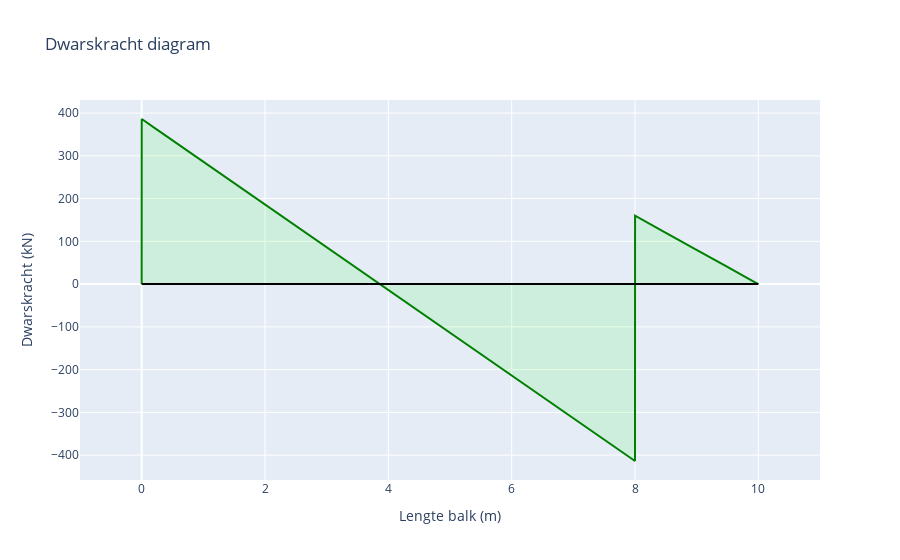

Here is the notebook cell this chart was saved with:
### Code cell
import plotly as py
import plotly.graph_objects as go

layout = go.Layout(
    title="Dwarskracht diagram",
    xaxis=dict(title="Lengte balk (m)", range=[-1, lengteBalk+1]),
    yaxis=dict(title="Dwarskracht (kN)"),
    showlegend=False
)

line = go.Scatter(
    x=X,
    y= sum(shearForce),
    mode='lines',
    name='Dwarskracht (kN)',
    fill = 'tonexty',
    line_color='green',
    fillcolor='rgba(0,255,0,0.1)'
)

axis = go.Scatter(
    x= [0,lengteBalk],
    y= [0,0],
    mode='lines',
    line_color='black'
)

fig= go.Figure(data=[line, axis], layout=layout)
fig.show()

### Figure 1 — Plotly figure (JSON) as saved in the notebook; plotly's stock layout.template omitted (floating-point values rounded to 4 significant figures; data arrays with more than 128 entries replaced by an {"elided": "..."} marker saying what was removed)
{"data": [{"fill": "tonexty", "fillcolor": "rgba(0,255,0,0.1)", "line": {"color": "green"}, "mode": "lines", "name": "Dwarskracht (kN)", "type": "scatter", "x": {"elided": "10002 float values"}, "y": {"elided": "10002 float values"}}, {"line": {"color": "black"}, "mode": "lines", "type": "scatter", "x": [0, 10], "y": [0, 0]}], "layout": {"showlegend": false, "title": {"text": "Dwarskracht diagram"}, "xaxis": {"range": [-1, 11], "title": {"text": "Lengte balk (m)"}}, "yaxis": {"title": {"text": "Dwarskracht (kN)"}}}}
